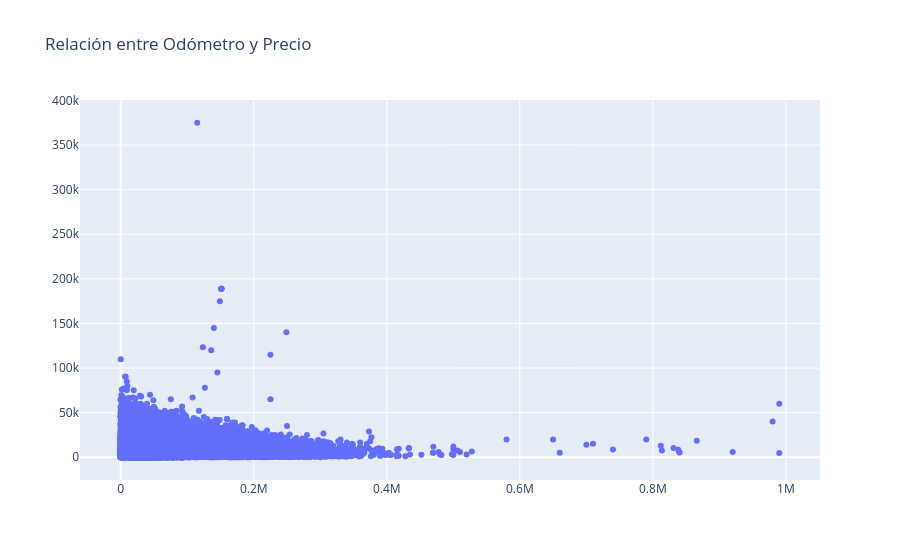

Here is the notebook cell this chart was saved with:
### Code cell
import pandas as pd
import plotly.graph_objects as go # Importación de plotly.graph_objects como go

# Leer los datos del archivo CSV
car_data = pd.read_csv(r"C:\Users\josie\Documents\vehicles_env\project_sprint7\vehicles_us.csv")

# Crear un scatter plot utilizando plotly.graph_objects
# Se crea una figura vacía y luego se añade un rastro de scatter
fig = go.Figure(data=[go.Scatter(x=car_data['odometer'], y=car_data['price'], mode='markers')])

# Opcional: Puedes añadir un título al gráfico si lo deseas
fig.update_layout(title_text='Relación entre Odómetro y Precio')

# Mostrar el gráfico Plotly
fig.show()

### Figure 1 — Plotly figure (JSON) as saved in the notebook; plotly's stock layout.template omitted (floating-point values rounded to 4 significant figures; data arrays with more than 128 entries replaced by an {"elided": "..."} marker saying what was removed)
{"data": [{"mode": "markers", "type": "scatter", "x": {"elided": "51525 float values"}, "y": {"elided": "51525 int values"}}], "layout": {"title": {"text": "Relación entre Odómetro y Precio"}}}
